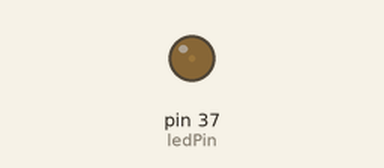
Simulated run of this program. Board: Raspberry Pi (header pin numbers). On the bench: output pins drawn as LEDs (lit = HIGH).

Above: at 0.05 s.
At 0.65 s:
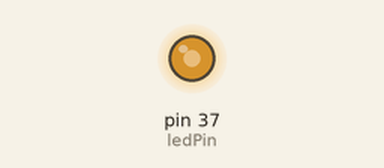
At 1.15 s:
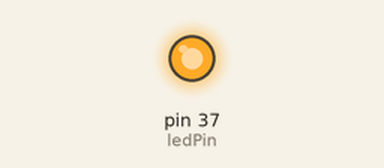
At 2.25 s:
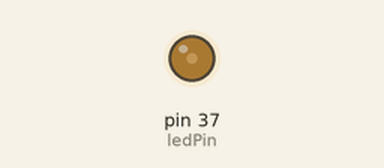
Timing chart, 0 to 7.0 s (numbered marks = the images above):
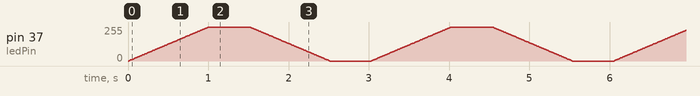

The program:

7._PWM_led_brightness_control.py
```python
import RPi.GPIO as GPIO
from time import sleep

ledPin = 37
GPIO.setwarnings(False)
GPIO.setmode(GPIO.BOARD)
GPIO.setup(ledPin, GPIO.OUT)

myPWM = GPIO.PWM(ledPin, 1000)
myPWM.start(0)

try:
    while(True):
        # Increase brightness from 0% to 100%
        for duty in range(0, 101):
            myPWM.ChangeDutyCycle(duty)
            sleep(0.01) # wait for 0.5 sec after reachng the maximum brightness

        sleep(0.5)

        for duty in range(100, -1, -1):
            myPWM.ChangeDutyCycle(duty)
            sleep(0.01)
        sleep(0.5) # wait for 0.5 sec after reachng the maximum brightness

except KeyboardInterrupt:
    print("Keyboard interrupt detected. Exiting Program")

finally:
    myPWM.stop()
    GPIO.cleanup()
```
